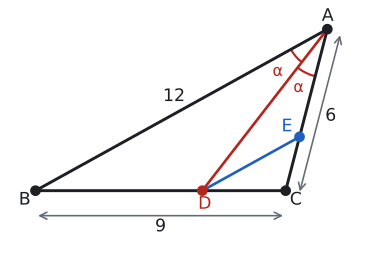

This figure's Python source:
import sys; sys.path.insert(0, "tools")
from cizim import *

def uz(P, Q): return round(float(np.linalg.norm(np.asarray(P) - np.asarray(Q))), 3)
def ucgen(a, b, c):
    """|BC|=a, |CA|=b, |AB|=c. B orijinde, C x ekseninde."""
    x = (c**2 - b**2 + a**2) / (2 * a)
    return np.array([x, np.sqrt(c**2 - x**2)]), np.array([0.0, 0.0]), np.array([float(a), 0.0])
def kenar(ax, P, Q, metin, G, d=0.45, renk=YAZI, fs=13):
    P, Q = np.asarray(P, float), np.asarray(Q, float); M = (P + Q) / 2
    u = (Q - P) / np.linalg.norm(Q - P); v = np.array([-u[1], u[0]])
    if np.dot(v, M - np.asarray(G)) < 0: v = -v
    ax.text(*(M + d * v), metin, ha="center", va="center", color=renk, fontsize=fs)
def dik_ayak(P, Q, R):
    """R noktasından PQ doğrusuna inen dikmenin ayağı."""
    u = (Q - P) / np.linalg.norm(Q - P); return P + np.dot(R - P, u) * u

def dik(ax, K, P, Q, s=0.3, renk=SOLUK):
    """K köşesinde KP ile KQ arasındaki dik açı işareti."""
    u = (P - K) / np.linalg.norm(P - K) * s; v = (Q - K) / np.linalg.norm(Q - K) * s
    ax.plot(*zip(K + u, K + u + v, K + v), color=renk, lw=1.3)
def aci_olc(K, P, Q):
    u, v = P - K, Q - K
    return round(float(np.degrees(np.arccos(np.dot(u, v) / np.linalg.norm(u) / np.linalg.norm(v)))), 3)

def centik(ax, P, Q, n=1, renk=SOLUK, L=0.18, ara=0.12):
    P, Q = np.asarray(P, float), np.asarray(Q, float)
    u = (Q - P) / np.linalg.norm(Q - P); v = np.array([-u[1], u[0]]); M = (P + Q) / 2
    for k in range(n):
        c = M + (k - (n - 1) / 2) * ara * u
        ax.plot(*zip(c - L * v, c + L * v), color=renk, lw=1.6)

def olcu(ax, P, Q, metin, Gm, d=0.55, renk=SOLUK, yazi=YAZI, ek=0.4):
    """[PQ] boyunca, şeklin dışına doğru oklu ölçü çizgisi ve etiketi."""
    P, Q = np.asarray(P, float), np.asarray(Q, float)
    u = (Q - P) / np.linalg.norm(Q - P); v = np.array([-u[1], u[0]])
    if np.dot(v, (P + Q) / 2 - np.asarray(Gm)) < 0: v = -v
    ax.annotate("", xy=Q + d * v, xytext=P + d * v, arrowprops=dict(arrowstyle="<->", color=renk, lw=1.2))
    ax.text(*((P + Q) / 2 + (d + ek) * v), metin, ha="center", va="center", fontsize=13, color=yazi)

# Soru 5: |AB|=12, |AC|=6, |BC|=9. [AD] iç açıortay (|BD|=6, |DC|=3). [DE] ∥ [AB], E ∈ [AC]: |DE|=4, |AE|=4, |EC|=2.
A, B, C = ucgen(9, 6, 12)
D = B + (C - B) * 6 / 9; E = C + (A - C) / 3
print("BD", uz(B, D), "DC", uz(D, C), "DE", uz(D, E), "AE", uz(A, E), "EC", uz(E, C), "BAD", aci_olc(A, B, D), "DAC", aci_olc(A, D, C), "paralel", np.cross(np.append(E - D, 0), np.append(A - B, 0))[2])
Gm = (A + B + C) / 3

fig, ax = sekil(5.6, 3.2)
ax.set_aspect("equal"); ax.axis("off")
ax.plot(*zip(A, B, C, A), color=YAZI)
ax.plot(*zip(A, D), color=KIRMIZI, lw=2)
ax.plot(*zip(D, E), color=MAVI, lw=2)
aci(ax, A, B, D, r=1.5, renk=KIRMIZI); aci(ax, A, D, C, r=1.75, renk=KIRMIZI)
for P, Q in ((B, D), (D, C)):
    w = (P - A) / np.linalg.norm(P - A) + (Q - A) / np.linalg.norm(Q - A); w /= np.linalg.norm(w)
    ax.text(*(A + 2.35 * w), "α", color=KIRMIZI, fontsize=12, ha="center", va="center")
nokta(ax, *A, "A", dx=-0.2, dy=0.3); nokta(ax, *B, "B", dx=-0.6, dy=-0.5); nokta(ax, *C, "C", dx=0.15, dy=-0.5)
nokta(ax, *D, "D", dx=-0.15, dy=-0.65, renk=KIRMIZI); nokta(ax, *E, "E", dx=-0.65, dy=0.2, renk=MAVI)
kenar(ax, A, B, "12", Gm, d=0.55)
olcu(ax, A, C, "6", Gm, d=0.5)
olcu(ax, B, C, "9", Gm, d=0.9)
ax.set_xlim(-1.0, 12.0); ax.set_ylim(-2.0, A[1] + 0.7)
kaydet(fig, __file__)
